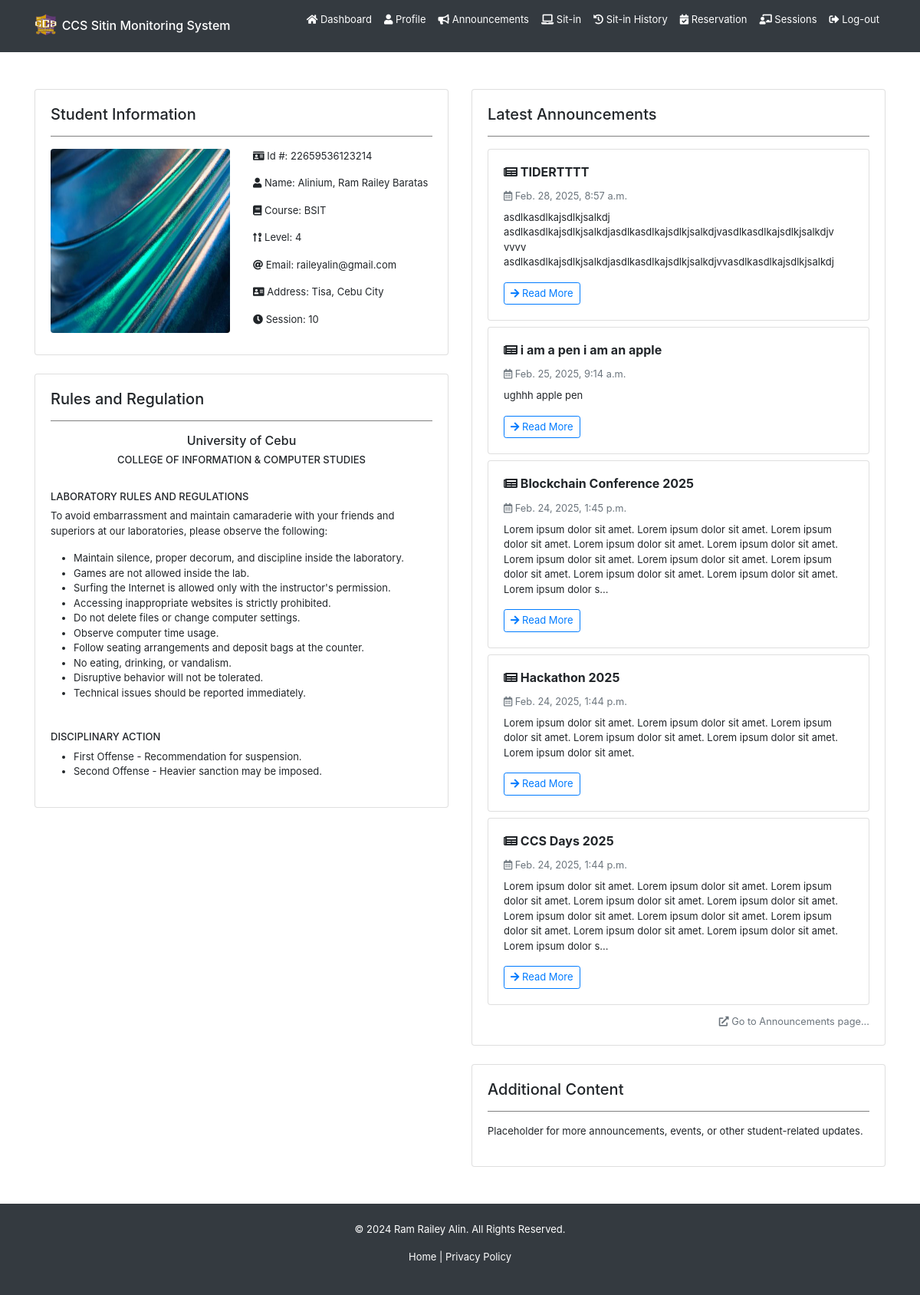
/home/ (signed in), run on an earlier commit of the app's database.
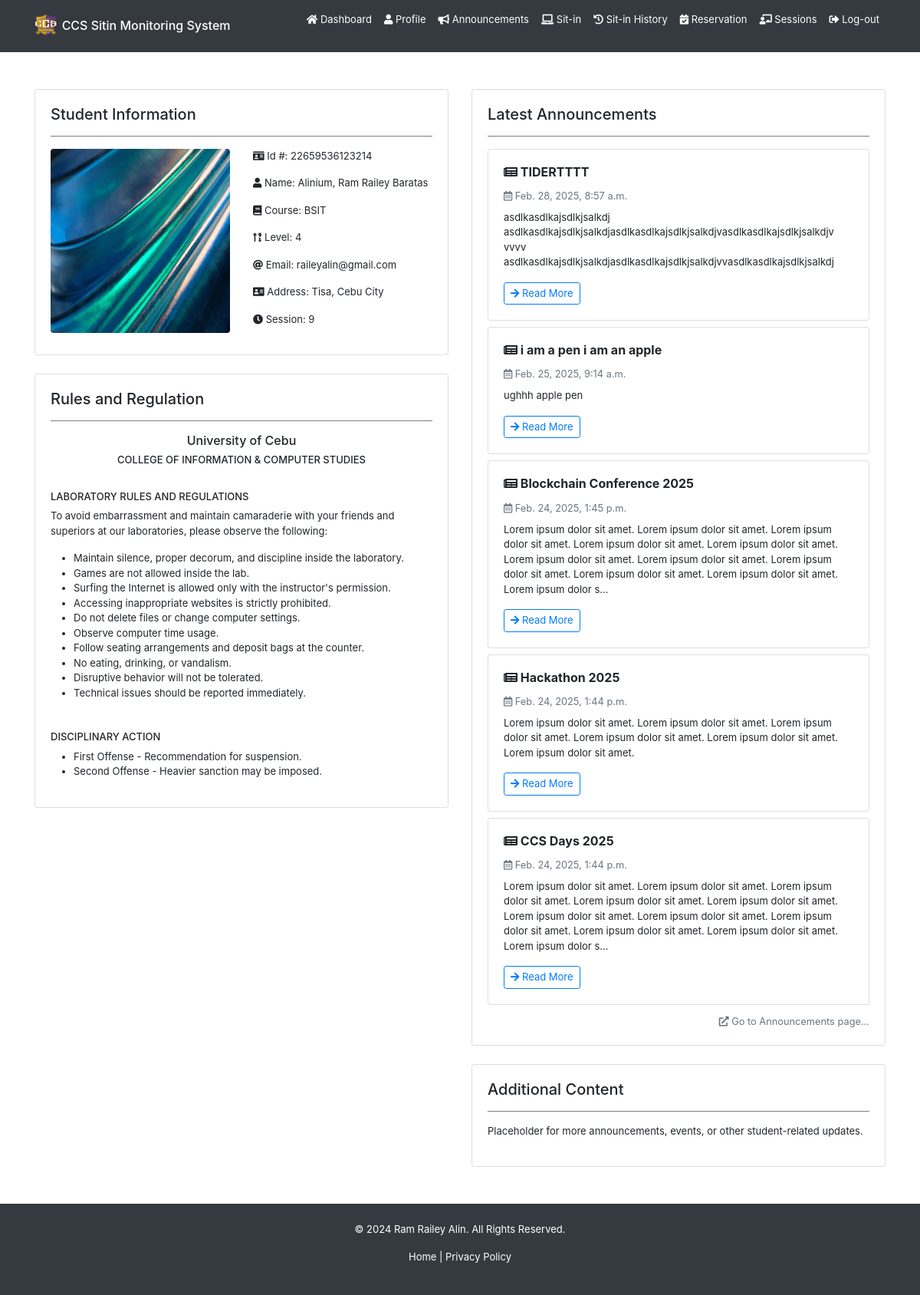
And on a later commit of the database.
### backend/models.py (models this page shows, shortened)
class Registration(models.Model):
    idno = models.IntegerField(primary_key=True)
    lastname = models.CharField(max_length=80, null=True, blank=True)
    firstname = models.CharField(max_length=80, null=True, blank=True)
    middlename = models.CharField(max_length=80, null=True, blank=True)
    course = models.CharField(max_length=80, choices=COURSE_CHOICES, null=True, blank=True)
    level = models.IntegerField(null=True, choices=LEVEL_CHOICES, blank=True)
    email = models.EmailField(max_length=80, null=True, blank=True)
    address = models.CharField(max_length=255, null=True, blank=True)
    sessions = models.IntegerField(default=30, null=True, blank=True)
    profilepicture_og = models.ImageField(upload_to="profiles/", default="profiles/default.jpg", blank=True, null=True)
    profilepicture_lg = models.ImageField(upload_to="profiles/", default="profiles/default_lg.jpg", blank=True, null=True)
    profilepicture_md = models.ImageField(upload_to="profiles/", default="profiles/default_md.jpg", blank=True, null=True)
    profilepicture_sm = models.ImageField(upload_to="profiles/", default="profiles/default_sm.jpg", blank=True, null=True)
    profiledescription = models.TextField(blank=True, null=True)
    username = models.OneToOneField(User, on_delete=models.CASCADE)

### backend/views.py (the view)
# urls.py: path('home/', views.home, name='user-home'),
@login_required
def home(request):
    if request.user.is_authenticated:
        reg = Registration.objects.get(username=request.user)
        announcements = Announcement.objects.all().order_by('-date')[:5]
        print(reg.lastname)
        return render(request, 'backend/pages/home.html', context={ 'registration': reg, 'announcements': announcements })
    return redirect('/')

### backend/templates/backend/pages/home.html (shortened to what the changed rows need)
{% extends 'backend/base.html' %}
{% load static %}
{% block content %}
<div class="container mt-5">
    <div class="row">
        <div class="col-lg-6 col-md-12">
            <div class="row">
                <div class="col-12 mb-4">
                    <div class="card">
                        <div class="card-body student-info-card">
                            <div class="row">
                                <div class="col-md-6 col-12 mb-2 d-flex justify-content-center">
                                    <img
                                        src="{% if registration.profilepicture_md and registration.profilepicture_md.url %}{{ registration.profilepicture_md.url }}{% else %}{% static 'backend/images/default-avatar.jpg' %}{% endif %}"
                                        alt="profile picture" class="img-fluid rounded"
                                        style="max-height: 400px;"/>
                                </div>
                                <div class="col-md-6 col-12">
                                    <p>
                                        <i class="fas fa-id-card"></i> Id #: {% if registration.idno%}{{ registration.idno }}{% else %}N/A{% endif %}
                                    </p>
                                    <p>
                                        <i class="fas fa-user"></i> Name:
                                        {% if registration.lastname or registration.firstname or registration.middlename %}
                                            {{ registration.lastname|default:'' }}{% if registration.lastname and registration.firstname %}, {% endif %}
                                            {{ registration.firstname|default:'' }}
                                            {{ registration.middlename|default:'' }}
                                        {% else %}
                                            N/A
                                        {% endif %}
                                    </p>
                                    <p>
                                        <i class="fas fa-book"></i> Course: {% if registration.course %}{{ registration.course }}{% else%}N/A{% endif %}
                                    </p>
                                    <p>
                                        <i class="fas fa-sort-numeric-up-alt"></i> Level: {% if registration.level %}{{ registration.level }}{% else %}N/A{%endif %}
                                    </p>
                                    <p>
                                        <i class="fas fa-at"></i> Email: {% if registration.email%}{{ registration.email }}{% else %}N/A{% endif %}
                                    </p>
                                    <p>
                                        <i class="fas fa-address-card"></i> Address: {% if registration.address %}{{ registration.address }}{% else%}N/A{% endif %}
                                    </p>
                                    <p>
                                        <i class="fas fa-clock"></i> Session: {% if registration.sessions %}{{ registration.sessions }}{% else%}N/A{% endif %}
                                    </p>
                                </div>
                            </div>
                        </div>
                    </div>
                </div>
            </div>
        </div>
    </div>
</div>
{% endblock %}

What changed in the data, as far as the page shows it:
changed Registration "Alinium": sessions "10" → "9"
